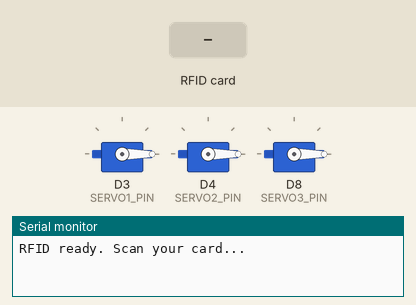
Bench run of a sketch on a simulated ESP8266 (NodeMCU). Parts: 3 × servo, the last lines printed to the serial monitor. Inputs (shaded band) come from the test bench.

Above: at 1.2 s.
1.3 s: RFID card 13 6B 54 13 held to the reader
At 2.6 s:
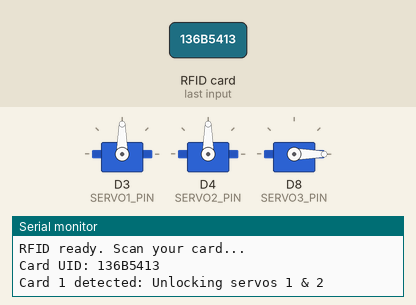
4.3 s: RFID card C3 82 04 0E held to the reader
At 5.2 s:
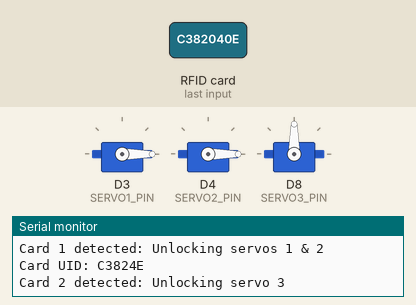
Timing chart, 0 to 7.8 s (numbered marks = the images above; inputs shaded):
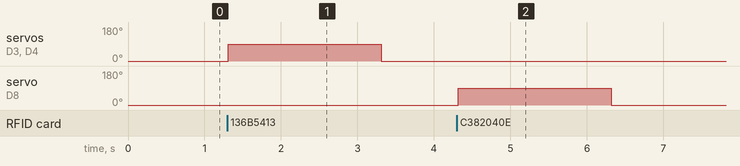

Measured:
- after the input at 1.3 s, servo on D3 (SERVO1_PIN), servo on D4 (SERVO2_PIN): 0° → 90° at once, → 0° 2.0 s later
- after the input at 4.3 s, servo on D8 (SERVO3_PIN): 0° → 90° at once, → 0° 2.0 s later

The sketch:

Medicinedispensercode.ino
```cpp
#include <SPI.h>
#include <MFRC522.h>
#include <Servo.h>

#define SS_PIN D2       // SDA
#define RST_PIN D1      // RST

#define SERVO1_PIN D3   // GPIO0
#define SERVO2_PIN D4   // GPIO2
#define SERVO3_PIN D8   // GPIO15

MFRC522 rfid(SS_PIN, RST_PIN);
Servo servo1;
Servo servo2;
Servo servo3;

// Card 1: 136B5413 → D3 & D4
byte uid1[4] = {0x13, 0x6B, 0x54, 0x13};
// Card 2: C382040E → D8
byte uid2[4] = {0xC3, 0x82, 0x04, 0x0E};

void setup() {
  Serial.begin(115200);
  SPI.begin();
  rfid.PCD_Init();
  Serial.println("RFID ready. Scan your card...");

  servo1.attach(SERVO1_PIN);
  servo2.attach(SERVO2_PIN);
  servo3.attach(SERVO3_PIN);

  // Initial positions
  servo1.write(0);
  servo2.write(0);
  servo3.write(0);
}

void loop() {
  if (!rfid.PICC_IsNewCardPresent() || !rfid.PICC_ReadCardSerial()) {
    return;
  }

  Serial.print("Card UID: ");
  for (byte i = 0; i < rfid.uid.size; i++) {
    Serial.print(rfid.uid.uidByte[i], HEX);
  }
  Serial.println();

  if (isCard(rfid.uid.uidByte, uid1)) {
    Serial.println("Card 1 detected: Unlocking servos 1 & 2");
    actuateServos(servo1, servo2);
  } else if (isCard(rfid.uid.uidByte, uid2)) {
    Serial.println("Card 2 detected: Unlocking servo 3");
    actuateServo(servo3);
  } else {
    Serial.println("Unknown card");
  }

  rfid.PICC_HaltA();
  rfid.PCD_StopCrypto1();
}

bool isCard(byte *readUID, byte *targetUID) {
  for (byte i = 0; i < 4; i++) {
    if (readUID[i] != targetUID[i]) return false;
  }
  return true;
}

void actuateServos(Servo &s1, Servo &s2) {
  s1.write(90);
  s2.write(90);
  delay(2000);
  s1.write(0);
  s2.write(0);
}

void actuateServo(Servo &s) {
  s.write(90);
  delay(2000);
  s.write(0);
}
```
